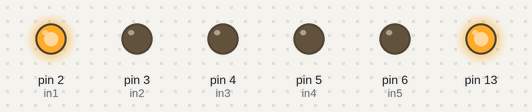
Bench run of a sketch on a simulated Arduino Uno, built with avr-gcc and run on an emulated ATmega328P. On the bench: output pins drawn as LEDs (lit = HIGH). What the sketch prints to the serial monitor is not drawn.

Above: at 1.1 s.
At 2.1 s:
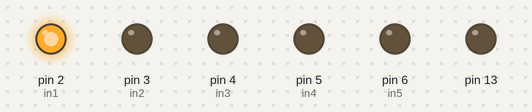
At 6.1 s:
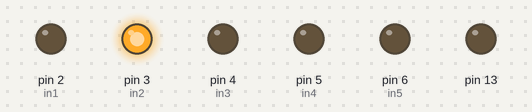
At 10.1 s:
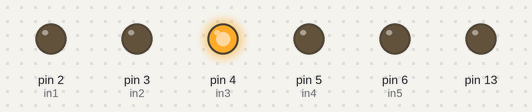
At 18.1 s:
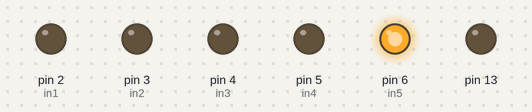
At 35.1 s:
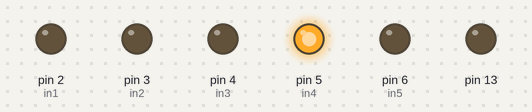
Timing chart, 0 to 40.0 s (numbered marks = the images above):
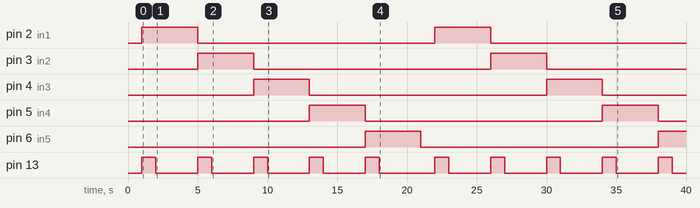

Measured:
- by itself, pin 2 (in1), pin 3 (in2), pin 4 (in3), pin 5 (in4): alternates HIGH for 4.0 s and LOW for 17.0 s
- by itself, pin 6 (in5): LOW → HIGH at 17.0 s, → LOW 4.0 s later, → HIGH 17.0 s later
- by itself, pin 13: goes 4 × (HIGH 1.0 s, LOW 3.0 s), HIGH 1.0 s, LOW 4.0 s, 4 × (HIGH 1.0 s, LOW 3.0 s), HIGH 1.0 s, then LOW

The sketch:

Puebra_de_Rele.ino
```cpp
const int in1 = 2;
const int in2 = 3;
const int in3 = 4;
const int in4 = 5;
const int in5 = 6;


void setup() {
  // put your setup code here, to run once:
  Serial.begin(9600);
  Serial.println("HOla");
  delay(1000);
  pinMode(13,OUTPUT);
  reley(in1,in2,in3,in4, in5);
}

void loop() {
  // put your main code here, to run repeatedly:
 digitalWrite(in1,HIGH);
 x();
 delay(3000);
 digitalWrite(in1,LOW);
 digitalWrite(in2,HIGH);
 x();
 delay(3000);
 digitalWrite(in2,LOW);
 digitalWrite(in3,HIGH);
 x();
 delay(3000);
 digitalWrite(in3,LOW);
 digitalWrite(in4,HIGH);
 x();
 delay(3000);
 digitalWrite(in4,LOW);
 digitalWrite(in5,HIGH);
 x();
 delay(3000);
 digitalWrite(in5,LOW);
  delay(1000);
}

void reley(const int a, const int b, const int c, const int d,const int e)
{
  pinMode(a,OUTPUT);
  pinMode(b,OUTPUT);
  pinMode(c,OUTPUT);
  pinMode(d,OUTPUT);
  pinMode(e,OUTPUT);
  digitalWrite(a,LOW);
  digitalWrite(b,LOW);
  digitalWrite(c,LOW);
  digitalWrite(d,LOW);
  digitalWrite(e,LOW);
}

void x(void)
{
  digitalWrite(13,HIGH);
  delay(1000);
  digitalWrite(13,LOW);
}
```
